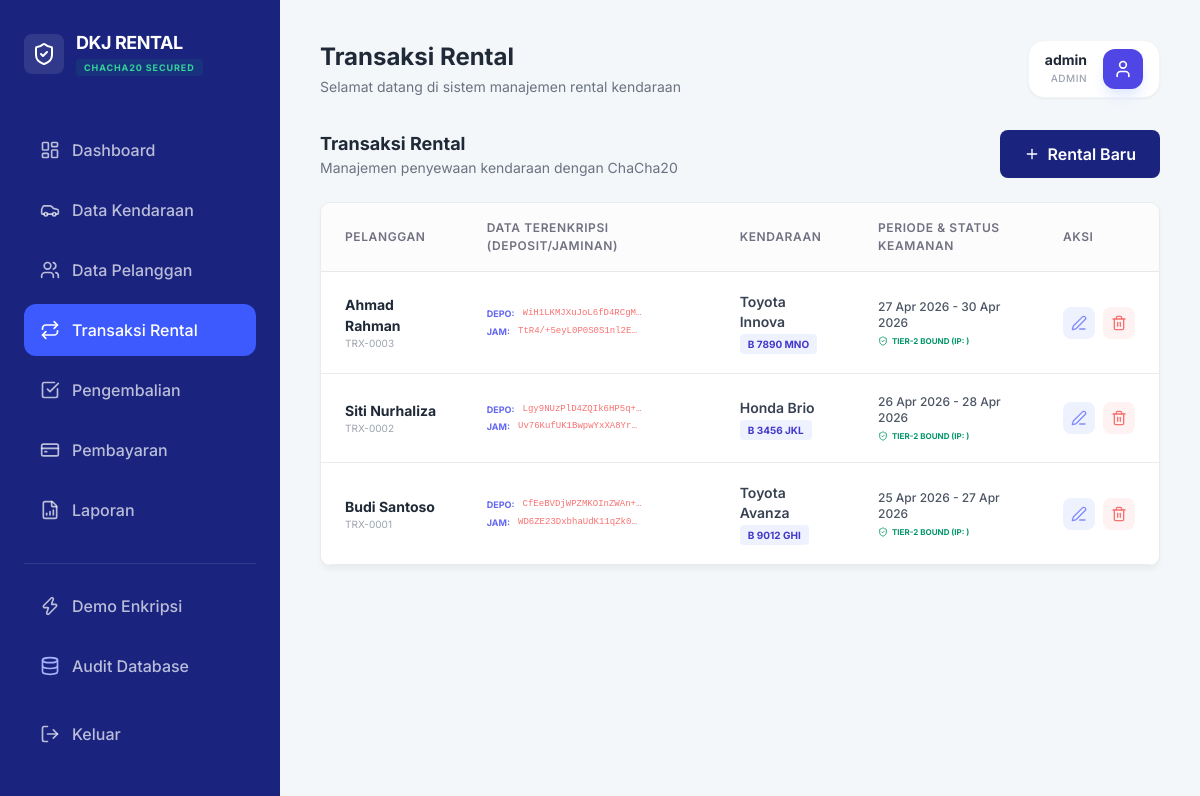
/dashboard.php?page=rentals (signed in), run on an earlier commit of the app's database.
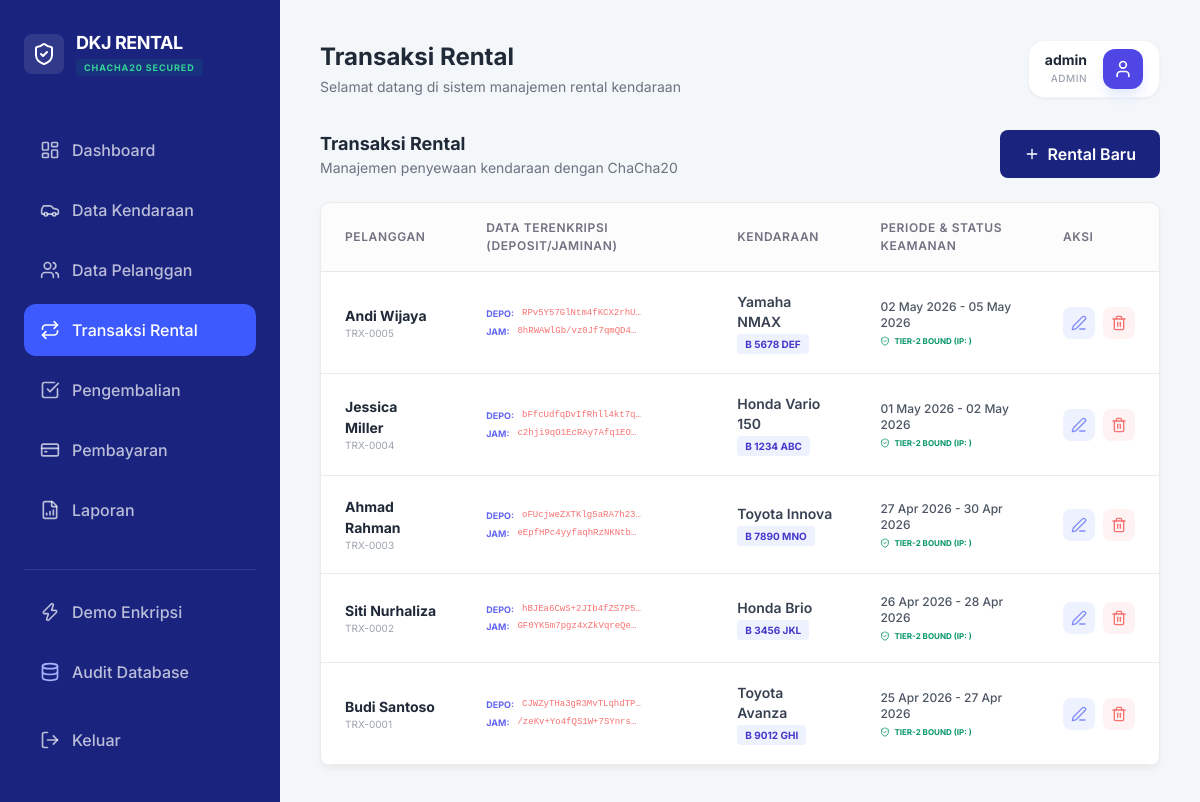
And on a later commit of the database.
### tables this page shows
CREATE TABLE rentals (
        id INTEGER PRIMARY KEY AUTOINCREMENT,
        pelanggan_id INTEGER,
        kendaraan_id INTEGER,
        tanggal_sewa DATE,
        tanggal_kembali DATE,
        durasi INTEGER,
        deposit TEXT,
        catatan_jaminan TEXT,
        status TEXT DEFAULT 'berjalan', "encrypted_ip_seed",
        FOREIGN KEY(pelanggan_id) REFERENCES customers(id),
        FOREIGN KEY(kendaraan_id) REFERENCES vehicles(id)
    );

CREATE TABLE customers (
        id INTEGER PRIMARY KEY AUTOINCREMENT,
        nama_pelanggan TEXT,
        nomor_hp TEXT,
        email TEXT,
        alamat TEXT,
        nomor_identitas TEXT
    , "encrypted_ip_seed");

CREATE TABLE vehicles (
        id INTEGER PRIMARY KEY AUTOINCREMENT,
        kode_kendaraan TEXT UNIQUE,
        nama_kendaraan TEXT,
        jenis TEXT,
        plat_nomor TEXT,
        tarif_harian INTEGER,
        status TEXT DEFAULT 'tersedia'
    );

### helpers/security_helper.php (called while the page is built, shortened)
<?php
class SecurityHelper {
    public static function getDataKey($ip_address) {
        return hash('sha256', $ip_address . MASTER_SECRET, true);
    }
    public static function decryptData($ciphertext, $ip_address) {
        $key = self::getDataKey($ip_address);
        return self::coreDecrypt($ciphertext, $key);
    }
    public static function decryptIP($encrypted_ip) {
        if (empty($encrypted_ip)) return "";
        $key = self::getMasterKey();
        return self::coreDecrypt($encrypted_ip, $key);
    }
    private static function coreDecrypt($base64_data, $key) {
        $decoded = base64_decode($base64_data);
        if (function_exists('sodium_crypto_stream_chacha20_xor')) {
            $nonce_len = 8;
            if (strlen($decoded) < $nonce_len) return "";
            $nonce = substr($decoded, 0, $nonce_len);
            $ciphertext = substr($decoded, $nonce_len);
            return (string)sodium_crypto_stream_chacha20_xor($ciphertext, $nonce, $key);
        } else {
            $nonce_len = 16;
            $nonce = substr($decoded, 0, $nonce_len);
            $ciphertext = substr($decoded, $nonce_len);
            return (string)openssl_decrypt($ciphertext, 'chacha20', $key, OPENSSL_RAW_DATA, $nonce);
        }
    }
}
?>

### modules/rentals.php (the view, shortened to what the changed rows need)
<?php
$rentals = $db->query("
    SELECT r.*, c.nama_pelanggan, v.nama_kendaraan, v.plat_nomor
    FROM rentals r
    JOIN customers c ON r.pelanggan_id = c.id
    JOIN vehicles v ON r.kendaraan_id = v.id
    ORDER BY r.id DESC
")->fetchAll(PDO::FETCH_ASSOC);
?>
<div class="card p-0 overflow-hidden">
    <div class="table-container border-none">
        <table>
            <thead>
                <tr>
                    <th>Pelanggan</th>
                    <th>Data Terenkripsi (Deposit/Jaminan)</th>
                    <th>Kendaraan</th>
                    <th>Periode & Status Keamanan</th>
                    <th>Aksi</th>
                </tr>
            </thead>
            <tbody>
                <?php foreach ($rentals as $res): ?>
                <?php
                    $ip_historis = SecurityHelper::decryptIP($res['encrypted_ip_seed'] ?? '');
                    $deposit_dec = SecurityHelper::decryptData($res['deposit'], $ip_historis);
                    $jaminan_dec = SecurityHelper::decryptData($res['catatan_jaminan'], $ip_historis);
                ?>
                <tr>
                    <td>
                        <div class="font-bold text-gray-800"><?= htmlspecialchars($res['nama_pelanggan']) ?></div>
                        <div class="text-[10px] text-gray-400">TRX-<?= str_pad($res['id'], 4, '0', STR_PAD_LEFT) ?></div>
                    </td>
                    <td>
                        <div class="space-y-1">
                            <div class="flex items-center gap-2">
                                <span class="text-[9px] font-bold text-indigo-500 uppercase">Depo:</span>
                                <div class="font-mono text-[9px] text-red-400 truncate max-w-[120px]" title="<?= $res['deposit'] ?>"><?= $res['deposit'] ?></div>
                            </div>
                            <div class="flex items-center gap-2">
                                <span class="text-[9px] font-bold text-indigo-500 uppercase">Jam:</span>
                                <div class="font-mono text-[9px] text-red-400 truncate max-w-[120px]" title="<?= $res['catatan_jaminan'] ?>"><?= $res['catatan_jaminan'] ?></div>
                            </div>
                        </div>
                    </td>
                    <td>
                        <div class="font-semibold text-gray-700 text-sm"><?= $res['nama_kendaraan'] ?></div>
                        <span class="px-2 py-1 bg-indigo-50 text-indigo-700 rounded text-[10px] font-bold"><?= $res['plat_nomor'] ?></span>
                    </td>
                    <td>
                        <div class="text-xs font-medium text-gray-600"><?= date('d M Y', strtotime($res['tanggal_sewa'])) ?> - <?= date('d M Y', strtotime($res['tanggal_kembali'])) ?></div>
                        <div class="flex items-center gap-1 text-emerald-600 text-[8px] font-bold mt-1">
                            <i data-lucide="shield-check" class="w-2.5 h-2.5"></i> TIER-2 BOUND (IP: <?= $ip_historis ?>)
                        </div>
                    </td>
                    <td>
                        <div class="flex items-center gap-2">
                            <button onclick='editRental(<?= json_encode($res) ?>, <?= json_encode([
                                "deposit" => $deposit_dec,
                                "catatan_jaminan" => $jaminan_dec
                            ]) ?>)' class="p-2 text-indigo-400 hover:text-indigo-600 bg-indigo-50 rounded-lg">
                                <i data-lucide="edit-3" class="w-4 h-4"></i>
                            </button>
                            <form method="POST" class="inline" onsubmit="return confirm('Hapus transaksi ini?')">
                                <button type="submit" class="p-2 text-red-400 hover:text-red-600 bg-red-50 rounded-lg">
                                    <i data-lucide="trash-2" class="w-4 h-4"></i>
                                </button>
                            </form>
                        </div>
                    </td>
                </tr>
                <?php endforeach; ?>
            </tbody>
        </table>
    </div>
</div>

What changed in the data, as far as the page shows it:
added rentals: pelanggan.nama_pelanggan "Andi Wijaya", id "0005", deposit "RPv5Y57GlNtm4fKCX2rhU…", catatan_jaminan "8hRWAWlGb/vz0Jf7qmQD4…", kendaraan.nama_kendaraan "Yamaha NMAX", kendaraan.plat_nomor "B 5678 DEF", tanggal_sewa "02 May 2026", tanggal_kembali "05 May 2026"
added rentals: pelanggan.nama_pelanggan "Jessica Miller", id "0004", deposit "bFfcUdfqDvIfRhll4kt7q…", catatan_jaminan "c2hji9qO1EcRAy7Afq1EO…", kendaraan.nama_kendaraan "Honda Vario 150", kendaraan.plat_nomor "B 1234 ABC", tanggal_sewa "01 May 2026", tanggal_kembali "02 May 2026"
changed rentals "Ahmad Rahman": deposit "WiH1LKMJXuJoL6fD4RCgM…" → "oFUcjweZXTKlg5aRA7h23…"; catatan_jaminan "TtR4/+5eyL0P0S0S1nl2E…" → "eEpfHPc4yyfaqhRzNKNtb…"
changed rentals "Siti Nurhaliza": deposit "Lgy9NUzPlD4ZQIk6HP5q+…" → "hBJEa6CwS+2JIb4fZS7P5…"; catatan_jaminan "Uv76KufUK1BwpwYxXA8Yr…" → "GF0YK5m7pgz4xZkVqreQe…"
changed rentals "Budi Santoso": deposit "CfEeBVDjWPZMKOInZWAn+…" → "CJWZyTHa3gR3MvTLqhdTP…"; catatan_jaminan "WD6ZE23DxbhaUdK11qZk0…" → "/zeKv+Yo4fQS1W+7SYnrs…"
